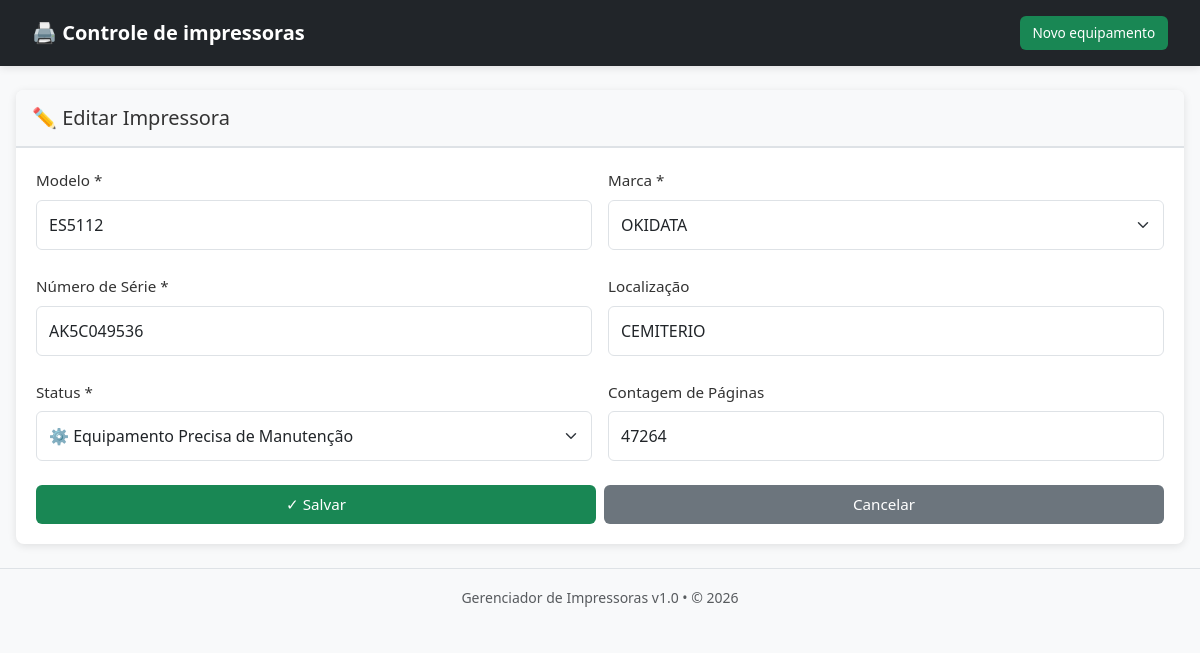
The page /editar.php?id=2 on the database its author committed.
### tables this page shows
CREATE TABLE `impressoras` (
  `id` int NOT NULL,
  `modelo` varchar(100) NOT NULL,
  `marca` varchar(50) NOT NULL,
  `numero_serie` varchar(100) NOT NULL,
  `localizacao` varchar(150) DEFAULT NULL,
  `status` enum('equipamento_completo','equipamento_manutencao','inativo') DEFAULT 'equipamento_completo',
  `contagem_paginas` int DEFAULT '0',
  `data_cadastro` timestamp NULL DEFAULT CURRENT_TIMESTAMP COMMENT 'Data/hora de cadastro (UTC-3 Brasil)',
  `ultima_atualizacao` timestamp NULL DEFAULT CURRENT_TIMESTAMP ON UPDATE CURRENT_TIMESTAMP COMMENT 'Última atualização (UTC-3 Brasil)'
);

### editar.php (the view, shortened to what this page needs)
<?php
try {
    $conn = Database::getInstance();
    $id = $_GET['id'] ?? 0;
    $stmt = $conn->prepare("SELECT * FROM impressoras WHERE id = :id");
    $stmt->execute([':id' => $id]);
    $impressora = $stmt->fetch();
    include 'includes/header.php';
} catch(Exception $e) {
    ob_end_clean();
    header('Content-Type: text/html; charset=utf-8');
    http_response_code(500);
    ?>
    <!DOCTYPE html>
    <html><head><title>Erro</title></head><body>
    <h1>Erro 500</h1>
    <p><?= htmlspecialchars($e->getMessage()) ?></p>
    </body></html>
    <?php
    exit;
}
?>
<div class="card">
    <div class="card-header">
        <h4 style="font-size: clamp(1rem, 2vw, 1.25rem);">✏️ Editar Impressora</h4>
    </div>
    <div class="card-body">
        <form method="POST">
            <div class="row mb-3">
                <div class="col-md-6">
                    <label class="form-label">Modelo *</label>
                    <input type="text" name="modelo" class="form-control" value="<?= htmlspecialchars($impressora['modelo']) ?>" required>
                </div>
                <div class="col-md-6">
                    <label class="form-label">Marca *</label>
                    <select name="marca" class="form-select" required>
                        <option value="OKIDATA" <?= $impressora['marca'] == 'OKIDATA' ? 'selected' : '' ?>>OKIDATA</option>
                    </select>
                </div>
            </div>
            <div class="row mb-3">
                <div class="col-md-6">
                    <label class="form-label">Número de Série *</label>
                    <input type="text" name="numero_serie" class="form-control" value="<?= htmlspecialchars($impressora['numero_serie']) ?>" required>
                </div>
                <div class="col-md-6">
                    <label class="form-label">Localização</label>
                    <input type="text" name="localizacao" class="form-control" value="<?= htmlspecialchars($impressora['localizacao']) ?>">
                </div>
            </div>
            <div class="row mb-3">
                <div class="col-md-6">
                    <label class="form-label">Status *</label>
                    <select name="status" class="form-select" required>
                        <option value="equipamento_manutencao" <?= $impressora['status'] == 'equipamento_manutencao' ? 'selected' : '' ?>>⚙️ Equipamento Precisa de Manutenção</option>
                    </select>
                </div>
                <div class="col-md-6">
                    <label class="form-label">Contagem de Páginas</label>
                    <input type="number" name="contagem_paginas" class="form-control" value="<?= $impressora['contagem_paginas'] ?>">
                </div>
            </div>
            <div class="button-group">
                <button type="submit" class="btn btn-success">✓ Salvar</button>
                <a href="detalhes.php?id=<?= $id ?>" class="btn btn-secondary">Cancelar</a>
            </div>
        </form>
    </div>
</div>
<?php include 'includes/footer.php'; ?>

### assets/style.css (style rules this page uses)
html { font-size: 16px; }
body { background-color: #f8f9fa; font-family: 'Segoe UI', Tahoma, Geneva, Verdana, sans-serif; font-size: 1rem; line-height: 1.5; color: #333; }
.card { border: none; box-shadow: 0 2px 8px rgba(0,0,0,0.1); margin-bottom: 1.5rem; border-radius: 8px; overflow: hidden; }
.card-header { background-color: #f8f9fa; border-bottom: 2px solid #dee2e6; padding: 1rem; }
.card-header h4, .card-header h5 { margin: 0; color: #333; font-size: clamp(1rem, 2vw, 1.25rem); }
.card-body { padding: 1.25rem; }
.btn { border-radius: 6px; padding: 0.5rem 1rem; font-weight: 500; transition: all 0.3s ease; white-space: nowrap; font-size: 0.95rem; cursor: pointer; border: none; display: inline-block; text-decoration: none; }
.button-group { display: flex; gap: 0.5rem; flex-wrap: wrap; }
.button-group .btn { flex: 1; min-width: 80px; }
.form-label { font-weight: 500; margin-bottom: 0.5rem; color: #333; font-size: 0.95rem; }
.form-control, .form-select { border-radius: 6px; border: 1px solid #dee2e6; padding: 0.75rem; font-size: 1rem; width: 100%; }
.form-control::placeholder { opacity: 0.7; }
.mb-3 { margin-bottom: 1rem; }
.row { display: flex; flex-wrap: wrap; margin: -0.5rem; }
.col-md-6 { flex: 0 0 50%; padding: 0.5rem; }

### rows shown on the page
impressoras: modelo "ES5112", marca "OKIDATA", numero_serie "AK5C049536", localizacao "CEMITERIO", status "⚙️ Equipamento Precisa de Manutenção", contagem_paginas "47264"
